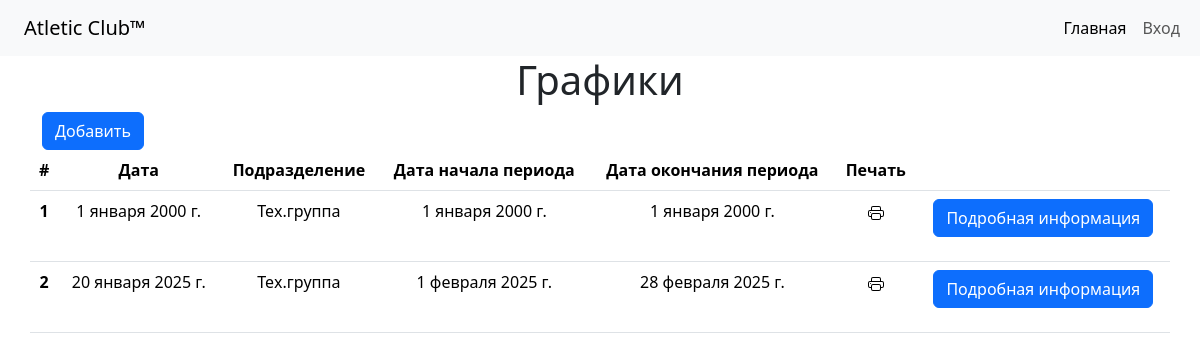
/charts/, run on the app's committed database.
### diplom/charts/models.py (models this page shows, shortened)
class Charts(models.Model):
    date = models.DateField(verbose_name="Дата")
    subdivision = models.ForeignKey(m.Subdivision, on_delete=models.DO_NOTHING, verbose_name='Подразделение')
    date_since = models.DateField(verbose_name='Дата начала периода')
    date_to = models.DateField(verbose_name='Дата конца периода')
    charts_data = models.CharField(max_length=250, verbose_name='Описание графика')

### diplom/manager/models.py (models this page shows, shortened)
class Subdivision(models.Model):
    name = models.CharField(max_length=250)

### diplom/charts/views.py (the view)
# urls.py: path('', views.ChartListView.as_view(), name='chart_list'),
class ChartListView(ListView):
    model = models.Charts
    template_name = 'charts/chart_list.html'
    context_object_name = 'chart'

### diplom/templates/charts/chart_list.html (shortened to what this page needs)
{% extends 'base.html' %}
{% block content %}
<table class="table text-center container">
    <div class="container">
      <h1 align="center">Графики</h1>
      <form action="{% url 'chart_create' %}">
        <input class="btn btn-primary" type="submit" value="Добавить">
      </form>
    </div>
    <thead>
      <tr>
        <th scope="col">#</th>
        <th scope="col">Дата</th>
        <th scope="col">Подразделение</th>
        <th scope="col">Дата начала периода</th>
        <th scope="col">Дата окончания периода</th>
        <th scope="col">Печать</th>
        <th scope="col"></th>
      </tr>
    </thead>
    <tbody>
        {% for c in chart %}
      <tr>
        <th scope="row">{{c.pk}}</th>
        <td>{{c.date}}</td>
        <td>{{c.subdivision.name}}</td>
        <td>{{c.date_since}}</td>
        <td>{{c.date_to}}</td>
        <td>
        </td>
        <td>
          <form action="">
            <button class="btn btn-primary mb-3" type="submit">Подробная информация</button>
          </form>
        </td>
      </tr>
        {% endfor %}
    </tbody>
  </table>
{% endblock %}

### data on the page
Charts: pk "1", date "1 января 2000 г.", subdivision.name "Тех.группа", date_since "1 января 2000 г.", date_to "1 января 2000 г."
Charts: pk "2", date "20 января 2025 г.", subdivision.name "Тех.группа", date_since "1 февраля 2025 г.", date_to "28 февраля 2025 г."
